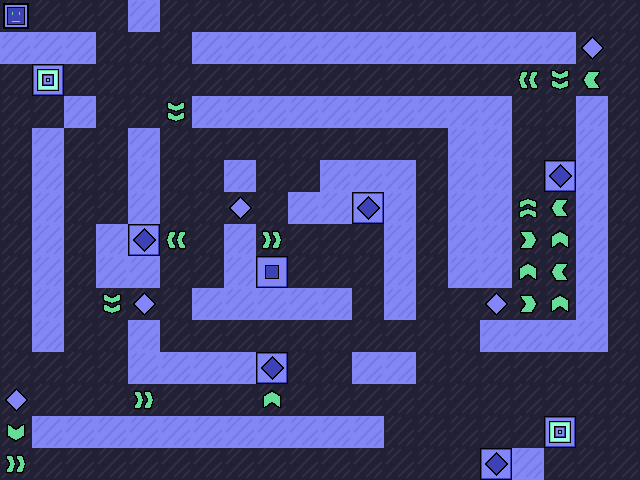

Below is a game level as drawn by its tile map, then a one-line description and the .tmx that defines it (tile-layer data replaced by summaries):
An orthogonal 20x15 tile map with 32x32 px tiles, 2 tile layers (background, entities), 2 tilesets.

<map version="1.2" tiledversion="1.3.5" orientation="orthogonal" renderorder="right-down" width="20" height="15" tilewidth="32" tileheight="32" infinite="0" nextlayerid="3" nextobjectid="1">
 <tileset firstgid="1" name="bgTiles" tilewidth="32" tileheight="32" tilecount="64" columns="8">
  <image source="../spritesheets/levelSpritesheet.png" width="256" height="256" />
  <tile id="0">
   <properties>
    <property name="parity" type="int" value="2" />
   </properties>
  </tile>
  <tile id="1">
   <properties>
    <property name="parity" type="int" value="1" />
   </properties>
  </tile>
 </tileset>
 <tileset firstgid="65" name="entityTiles" tilewidth="32" tileheight="32" tilecount="64" columns="8">
  <image source="../spritesheets/entitySpritesheet.png" width="256" height="256" />
  <tile id="0">
   <properties>
    <property name="name" value="diamond" />
    <property name="parity" type="int" value="2" />
   </properties>
  </tile>
  <tile id="1">
   <properties>
    <property name="name" value="diamond" />
    <property name="parity" type="int" value="1" />
   </properties>
  </tile>
  <tile id="4">
   <properties>
    <property name="direction" type="int" value="3" />
    <property name="name" value="boost" />
    <property name="parity" type="int" value="1" />
    <property name="power" type="int" value="1" />
   </properties>
  </tile>
  <tile id="5">
   <properties>
    <property name="direction" type="int" value="1" />
    <property name="name" value="boost" />
    <property name="parity" type="int" value="1" />
    <property name="power" type="int" value="1" />
   </properties>
  </tile>
  <tile id="6">
   <properties>
    <property name="direction" type="int" value="4" />
    <property name="name" value="boost" />
    <property name="parity" type="int" value="1" />
    <property name="power" type="int" value="20" />
   </properties>
  </tile>
  <tile id="7">
   <properties>
    <property name="direction" type="int" value="2" />
    <property name="name" value="boost" />
    <property name="parity" type="int" value="1" />
    <property name="power" type="int" value="20" />
   </properties>
  </tile>
  <tile id="8">
   <properties>
    <property name="direction" type="int" value="1" />
    <property name="name" value="player" />
    <property name="parity" type="int" value="2" />
   </properties>
  </tile>
  <tile id="9">
   <properties>
    <property name="direction" type="int" value="3" />
    <property name="name" value="player" />
    <property name="parity" type="int" value="2" />
   </properties>
  </tile>
  <tile id="10">
   <properties>
    <property name="direction" type="int" value="4" />
    <property name="name" value="player" />
    <property name="parity" type="int" value="2" />
   </properties>
  </tile>
  <tile id="11">
   <properties>
    <property name="direction" type="int" value="2" />
    <property name="name" value="player" />
    <property name="parity" type="int" value="2" />
   </properties>
  </tile>
  <tile id="12">
   <properties>
    <property name="direction" type="int" value="4" />
    <property name="name" value="boost" />
    <property name="parity" type="int" value="1" />
    <property name="power" type="int" value="1" />
   </properties>
  </tile>
  <tile id="13">
   <properties>
    <property name="direction" type="int" value="2" />
    <property name="name" value="boost" />
    <property name="parity" type="int" value="1" />
    <property name="power" type="int" value="1" />
   </properties>
  </tile>
  <tile id="14">
   <properties>
    <property name="direction" type="int" value="1" />
    <property name="name" value="boost" />
    <property name="parity" type="int" value="1" />
    <property name="power" type="int" value="20" />
   </properties>
  </tile>
  <tile id="15">
   <properties>
    <property name="direction" type="int" value="3" />
    <property name="name" value="boost" />
    <property name="parity" type="int" value="1" />
    <property name="power" type="int" value="20" />
   </properties>
  </tile>
  <tile id="16">
   <properties>
    <property name="name" value="receptor" />
    <property name="parity" type="int" value="2" />
    <property name="shape" value="player" />
   </properties>
  </tile>
  <tile id="17">
   <properties>
    <property name="name" value="receptor" />
    <property name="parity" type="int" value="2" />
    <property name="shape" value="diamond" />
   </properties>
  </tile>
  <tile id="18">
   <properties>
    <property name="name" value="portal" />
    <property name="parity" type="int" value="2" />
   </properties>
  </tile>
  <tile id="20">
   <properties>
    <property name="direction" type="int" value="3" />
    <property name="name" value="boost" />
    <property name="parity" type="int" value="2" />
    <property name="power" type="int" value="1" />
   </properties>
  </tile>
  <tile id="21">
   <properties>
    <property name="direction" type="int" value="1" />
    <property name="name" value="boost" />
    <property name="parity" type="int" value="2" />
    <property name="power" type="int" value="1" />
   </properties>
  </tile>
  <tile id="22">
   <properties>
    <property name="direction" type="int" value="4" />
    <property name="name" value="boost" />
    <property name="parity" type="int" value="2" />
    <property name="power" type="int" value="20" />
   </properties>
  </tile>
  <tile id="23">
   <properties>
    <property name="direction" type="int" value="2" />
    <property name="name" value="boost" />
    <property name="parity" type="int" value="2" />
    <property name="power" type="int" value="20" />
   </properties>
  </tile>
  <tile id="24">
   <properties>
    <property name="name" value="receptor" />
    <property name="parity" type="int" value="1" />
    <property name="shape" value="player" />
   </properties>
  </tile>
  <tile id="25">
   <properties>
    <property name="name" value="receptor" />
    <property name="parity" type="int" value="1" />
    <property name="shape" value="diamond" />
   </properties>
  </tile>
  <tile id="26">
   <properties>
    <property name="name" value="portal" />
    <property name="parity" type="int" value="1" />
   </properties>
  </tile>
  <tile id="28">
   <properties>
    <property name="direction" type="int" value="4" />
    <property name="name" value="boost" />
    <property name="parity" type="int" value="2" />
    <property name="power" type="int" value="1" />
   </properties>
  </tile>
  <tile id="29">
   <properties>
    <property name="direction" type="int" value="2" />
    <property name="name" value="boost" />
    <property name="parity" type="int" value="2" />
    <property name="power" type="int" value="1" />
   </properties>
  </tile>
  <tile id="30">
   <properties>
    <property name="direction" type="int" value="1" />
    <property name="name" value="boost" />
    <property name="parity" type="int" value="2" />
    <property name="power" type="int" value="20" />
   </properties>
  </tile>
  <tile id="31">
   <properties>
    <property name="direction" type="int" value="3" />
    <property name="name" value="boost" />
    <property name="parity" type="int" value="2" />
    <property name="power" type="int" value="20" />
   </properties>
  </tile>
 </tileset>
 <layer id="1" name="background" width="20" height="15">
  <data>[300 cells, 300 non-empty, 2 distinct tile ids]</data>
 </layer>
 <layer id="2" name="entities" width="20" height="15">
  <data>[300 cells, 34 non-empty, 14 distinct tile ids]</data>
 </layer>
</map>
